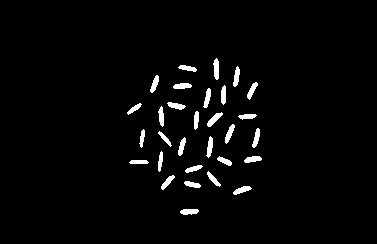
#> input picture computerVision/lab4/results/task1_closed.png, 377 x 244 px, given in place of coins.jpg, which was not available
$ python task3.py
#> lines starting #> are read from the running program, lines starting #| are printed output that depends on the picture; after the words box and inside, x2 and y2 are one past the last pixel; in counts of white or black regions, pixels touching at a corner belong together
### computerVision/lab4/core.py
import os

import cv2
import matplotlib.pyplot as plt


def prepare_environment(script_path):
    os.chdir(os.path.dirname(os.path.abspath(script_path)))
    os.makedirs("results", exist_ok=True)


def load_image(path, flags=cv2.IMREAD_COLOR):
#> called with path = 'images/coins.jpg', flags = 1
    image = cv2.imread(path, flags)
#> image is the input picture: shape (244, 377, 3); 2.7% white; 30 white regions, largest, box (x1, y1, x2, y2) and area: (213, 58, 219, 80) 100, (207, 112, 223, 127) 100, (225, 124, 235, 144) 94
    if image is None:
        raise FileNotFoundError(f"Не удалось прочитать {path}")
    return image


def otsu_threshold(image, inverse=False):
    mode = cv2.THRESH_BINARY_INV if inverse else cv2.THRESH_BINARY
    return cv2.threshold(image, 0, 255, mode + cv2.THRESH_OTSU)


def save_images(prefix, images):
    for name, image in images.items():
        cv2.imwrite(f"results/{prefix}_{name}.png", image)


def save_comparison(images, titles, path, layout, figsize, cmaps=None,
                    vmin=None, vmax=None):
    """Сохраняет сетку сравнения с отдельными палитрами и общим диапазоном."""
    plt.figure(figsize=figsize)
    for index, (image, title) in enumerate(zip(images, titles)):
        plt.subplot(*layout, index + 1)
        cmap = "gray" if cmaps is None else cmaps[index]
        plt.imshow(image, cmap=cmap, vmin=vmin, vmax=vmax)
        plt.title(title)
        plt.axis("off")
    plt.tight_layout()
    plt.savefig(path, dpi=150)


def finish_plots():
    if plt.get_backend().lower() != "agg":
        plt.show()
    plt.close("all")

### computerVision/lab4/task3.py
import cv2
import numpy as np

if __package__:
    from .core import (finish_plots, load_image, otsu_threshold,
                       prepare_environment, save_comparison, save_images)
else:
    from core import (finish_plots, load_image, otsu_threshold,
                      prepare_environment, save_comparison, save_images)


def main():
    prepare_environment(__file__)

    original = load_image("images/coins.jpg")

    gray = cv2.cvtColor(original, cv2.COLOR_BGR2GRAY)
    smoothed = cv2.GaussianBlur(gray, (3, 3), 0)
    _, binary = otsu_threshold(smoothed, inverse=True)
    kernel = cv2.getStructuringElement(cv2.MORPH_ELLIPSE, (3, 3))
    opened = cv2.morphologyEx(binary, cv2.MORPH_OPEN, kernel, iterations=2)

    # Положительный distanceTransform имеет максимумы в центрах монет.
    # У отрицательной карты эти же точки являются локальными минимумами.
    distance = cv2.distanceTransform(opened, cv2.DIST_L2, 5)
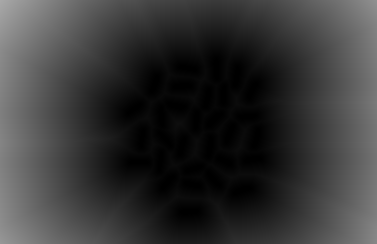
#> distance: shape (244, 377) float32; min 0, max 168.8, mean 55.4
    _, foreground = cv2.threshold(distance, 0.7 * distance.max(), 255, cv2.THRESH_BINARY)
#> foreground: shape (244, 377) float32; 8.1% white; 4 white regions (1 under 20 px), largest, box (x1, y1, x2, y2) and area: (0, 0, 65, 244) 5717, (343, 0, 377, 124) 1160, (358, 175, 377, 244) 613
    foreground = foreground.astype(np.uint8)

    # expanded — область возможного объекта, а ее дополнение — уверенный фон.
    expanded = cv2.dilate(opened, kernel, iterations=3)
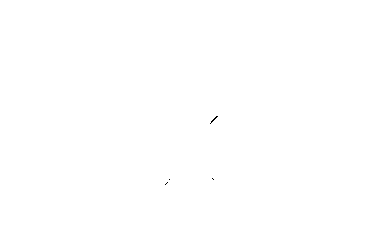
#> expanded: shape (244, 377); 100% white; black in thin lines or dots, all inside (x1, y1, x2, y2) = (165, 116, 218, 185)
    background = cv2.bitwise_not(expanded)
    unknown = cv2.subtract(expanded, foreground)

    marker_count, markers = cv2.connectedComponents(foreground)
#> markers: shape (244, 377) int32; 5 distinct labels, from 0 to 4
#> marker_count = 5
    markers = markers + 1  # Фон: 1; монеты: 2, 3, ...
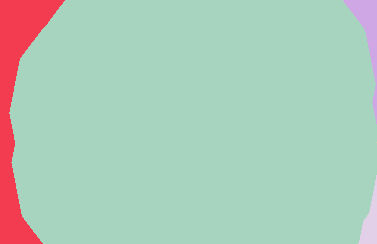
#> markers: shape (244, 377) int32; 5 distinct labels, from 1 to 5; one colour per label, 0 black
    markers[unknown > 0] = 0
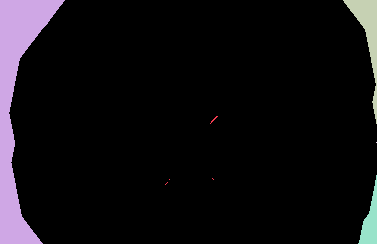
#> markers: shape (244, 377) int32; 6 distinct labels, from 0 to 5; one colour per label, 0 black
    initial_markers = markers.copy()
    cv2.watershed(cv2.cvtColor(smoothed, cv2.COLOR_GRAY2BGR), markers)

    object_labels = np.unique(markers[markers > 1])
#> object_labels = [2, 3, 5]
    print("Маркеров объектов:", marker_count - 1)
#| Маркеров объектов: 4
    print("Областей после водораздела:", len(object_labels))
#| Областей после водораздела: 3

    colors = np.random.default_rng(42).integers(50, 256, (marker_count + 1, 3),
                                               dtype=np.uint8)
#> colors = [[159, 80, 224], [67, 214, 251], [76, 209, 205], [255, 166, 184], [119, 122, 78], [67, 225, 138]]
    segmented = np.zeros_like(original)
    for label in object_labels:
        segmented[markers == label] = colors[label]
#> this loop made 3 passes
#> label on passes 1 to 3: 2, 3, 5
    segmented[markers == -1] = [255, 255, 255]
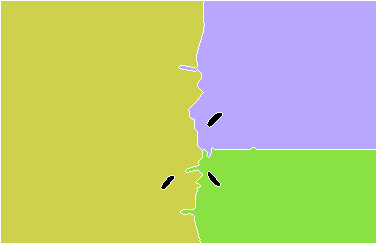
#> segmented: shape (244, 377, 3); mean of channels 0, 1, 2 128.6, 200.1, 187.5; drawn as B, G, R
    overlay = original.copy()
    overlay[markers == -1] = [0, 0, 255]
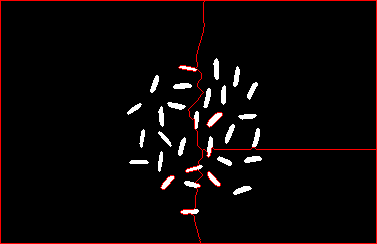
#> overlay: shape (244, 377, 3); 2.01% of pixels changed, all inside (x1, y1, x2, y2) = (0, 0, 377, 244)

    save_images("task3", {"binary": binary, "opened": opened, "foreground": foreground,
                          "background": background, "unknown": unknown,
                          "segmented": segmented, "overlay": overlay})
#> the loop in save_images, `for name, image in images.items():` made 7 passes
#> name on passes 1 to 7: 'binary', 'opened', 'foreground', 'background', 'unknown', 'segmented', 'overlay'
    np.save("results/task3_distance.npy", distance)
    np.save("results/task3_initial_markers.npy", initial_markers)
    np.save("results/task3_labels.npy", markers)

    images = [cv2.cvtColor(original, cv2.COLOR_BGR2RGB), opened, distance,
              foreground, initial_markers, cv2.cvtColor(segmented, cv2.COLOR_BGR2RGB),
              unknown, background, cv2.cvtColor(overlay, cv2.COLOR_BGR2RGB)]
    titles = ["Исходная фотография", "Маска после открытия", "Карта расстояний",
              "Уверенные центры монет", "Маркеры: 0 — неизвестно, 1 — фон",
              "Результат сегментации", "Неизвестная область", "Уверенный фон",
              "Границы водоразделов"]

    cmaps = ["nipy_spectral" if index == 4 else "gray" for index in range(len(images))]
#> cmaps = ['gray', 'gray', 'gray', 'gray', 'nipy_spectral', 'gray', 'gray', 'gray', 'gray']
    save_comparison(images, titles, "results/task3_comparison.png",
                    layout=(3, 3), figsize=(12, 13), cmaps=cmaps)
#> the loop in save_comparison, `for index, (image, title) in enumerate(zip(images, titles)):` made 9 passes
#> in save_comparison, `plt.savefig(path, dpi=150)`:
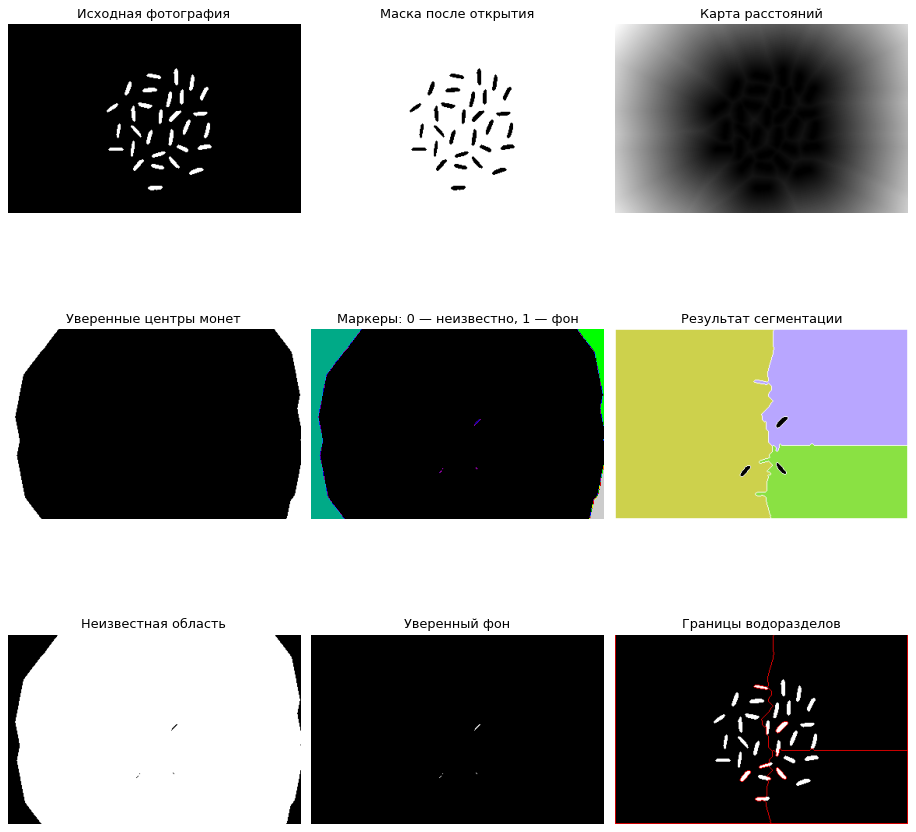
#> figure drawn by matplotlib, 9 panels

    finish_plots()


if __name__ == "__main__":
    main()

$ run again, on computerVision/lab4/results/task2_boundary.png
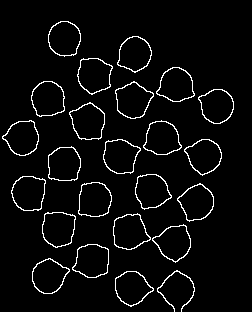
#> input picture computerVision/lab4/results/task2_boundary.png, 252 x 312 px, given in place of coins.jpg, which was not available
#> in load_image, image is the input picture: shape (312, 252, 3); 4.4% white in thin lines or dots, all inside (x1, y1, x2, y2) = (2, 21, 234, 312)
#> binary: shape (312, 252); 91% white; black in thin lines or dots, all inside (x1, y1, x2, y2) = (1, 20, 235, 312)
#> opened: shape (312, 252); 90.8% white; black in thin lines or dots, all inside (x1, y1, x2, y2) = (0, 20, 235, 312)
#> expanded: shape (312, 252); every value is 255
#> background: shape (312, 252); every value is 0
#> unknown: shape (312, 252); 98.8% white; 1 black region, box (x1, y1, x2, y2) and area: (199, 0, 252, 29) 905
#> marker_count = 2
#> object_labels = [2]
#| Маркеров объектов: 1
#| Областей после водораздела: 1
#> colors = [[159, 80, 224], [67, 214, 251], [76, 209, 205]]
#> the loop in main, `for label in object_labels:` made 1 pass
#> in main, `segmented[markers == -1] = [255, 255, 255]`:
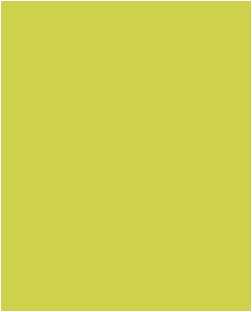
#> segmented: shape (312, 252, 3); mean of channels 0, 1, 2 78.6, 209.7, 205.7; drawn as B, G, R
#> in main, `overlay[markers == -1] = [0, 0, 255]`:
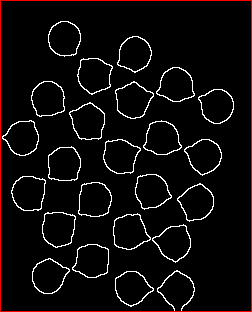
#> overlay: shape (312, 252, 3); 1.43% of pixels changed, all inside (x1, y1, x2, y2) = (0, 0, 252, 312)
#> the loop in save_images, `for name, image in images.items():` made 7 passes
#> name on passes 1 to 7: 'binary', 'opened', 'foreground', 'background', 'unknown', 'segmented', 'overlay'
#> cmaps = ['gray', 'gray', 'gray', 'gray', 'nipy_spectral', 'gray', 'gray', 'gray', 'gray']
#> the loop in save_comparison, `for index, (image, title) in enumerate(zip(images, titles)):` made 9 passes

$ run again, on computerVision/lab4/results/task2_eroded.png
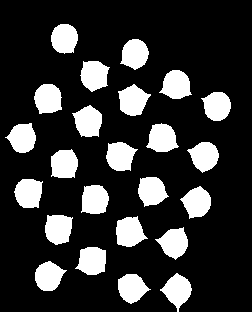
#> input picture computerVision/lab4/results/task2_eroded.png, 252 x 312 px, given in place of coins.jpg, which was not available
#> in load_image, image is the input picture: shape (312, 252, 3); 20.2% white; 24 white regions, largest, box (x1, y1, x2, y2) and area: (116, 216, 148, 247) 694, (118, 84, 151, 116) 690, (72, 105, 102, 137) 681
#> binary: shape (312, 252); 79.8% white; 24 black regions, largest, box (x1, y1, x2, y2) and area: (116, 217, 147, 247) 693, (118, 84, 151, 116) 690, (73, 105, 102, 137) 678
#> expanded: shape (312, 252); 87.1% white; 24 black regions, largest, box (x1, y1, x2, y2) and area: (122, 87, 147, 113) 441, (164, 276, 189, 305) 441, (119, 220, 143, 244) 437
#> unknown: shape (312, 252); 85.9% white; 25 black regions, largest, box (x1, y1, x2, y2) and area: (198, 0, 252, 30) 958, (122, 87, 147, 113) 441, (164, 276, 189, 305) 441
#> marker_count = 2
#> in main, `markers[unknown > 0] = 0`:
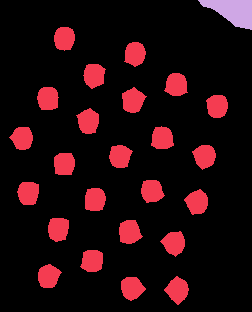
#> markers: shape (312, 252) int32; 3 distinct labels, from 0 to 2; one colour per label, 0 black
#> object_labels = [2]
#| Маркеров объектов: 1
#| Областей после водораздела: 1
#> colors = [[159, 80, 224], [67, 214, 251], [76, 209, 205]]
#> the loop in main, `for label in object_labels:` made 1 pass
#> in main, `overlay[markers == -1] = [0, 0, 255]`:
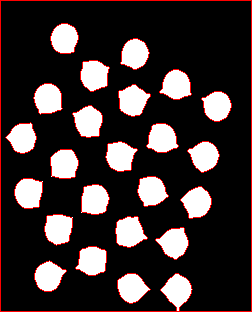
#> overlay: shape (312, 252, 3); 4.13% of pixels changed, all inside (x1, y1, x2, y2) = (0, 0, 252, 312)
#> the loop in save_images, `for name, image in images.items():` made 7 passes
#> name on passes 1 to 7: 'binary', 'opened', 'foreground', 'background', 'unknown', 'segmented', 'overlay'
#> cmaps = ['gray', 'gray', 'gray', 'gray', 'nipy_spectral', 'gray', 'gray', 'gray', 'gray']
#> the loop in save_comparison, `for index, (image, title) in enumerate(zip(images, titles)):` made 9 passes

$ run again, on computerVision/lab4/results/task2_separated.png
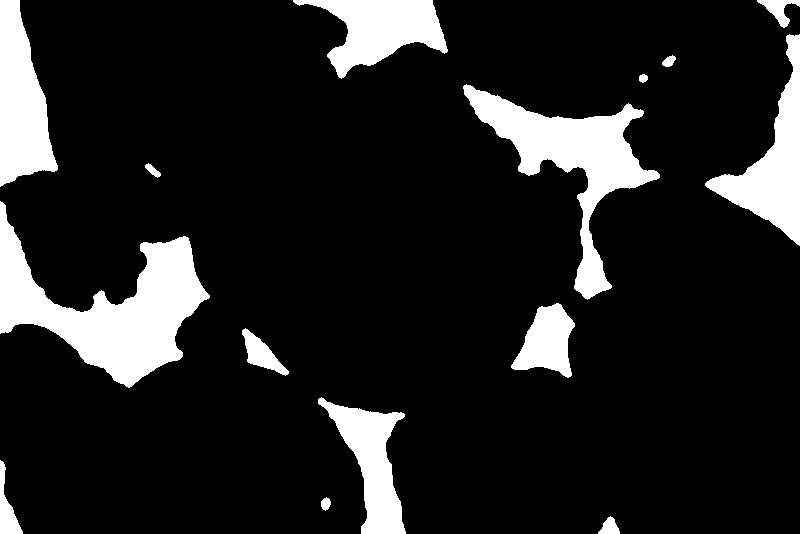
#> input picture computerVision/lab4/results/task2_separated.png, 800 x 534 px, given in place of coins.jpg, which was not available
#> in load_image, image is the input picture: shape (534, 800, 3); 13.4% white; 15 white regions, largest, box (x1, y1, x2, y2) and area: (0, 201, 210, 388) 15392, (463, 84, 660, 300) 11173, (0, 0, 58, 187) 6924
#> binary: shape (534, 800); 86.6% white; 15 black regions, largest, box (x1, y1, x2, y2) and area: (0, 201, 210, 388) 15394, (463, 84, 660, 300) 11175, (0, 0, 58, 187) 6926
#> expanded: shape (534, 800); 88.8% white; 15 black regions (1 under 20 px), largest, box (x1, y1, x2, y2) and area: (0, 204, 207, 385) 13543, (466, 87, 657, 297) 8948, (0, 0, 55, 184) 6247
#> unknown: shape (534, 800); 85.7% white; 18 black regions (1 under 20 px), largest, box (x1, y1, x2, y2) and area: (0, 204, 207, 385) 13543, (703, 365, 800, 534) 10649, (466, 87, 657, 297) 8948
#> marker_count = 4
#> object_labels = [2, 3, 4]
#| Маркеров объектов: 3
#| Областей после водораздела: 3
#> colors = [[159, 80, 224], [67, 214, 251], [76, 209, 205], [255, 166, 184], [119, 122, 78]]
#> the loop in main, `for label in object_labels:` made 3 passes
#> in main, `overlay[markers == -1] = [0, 0, 255]`:
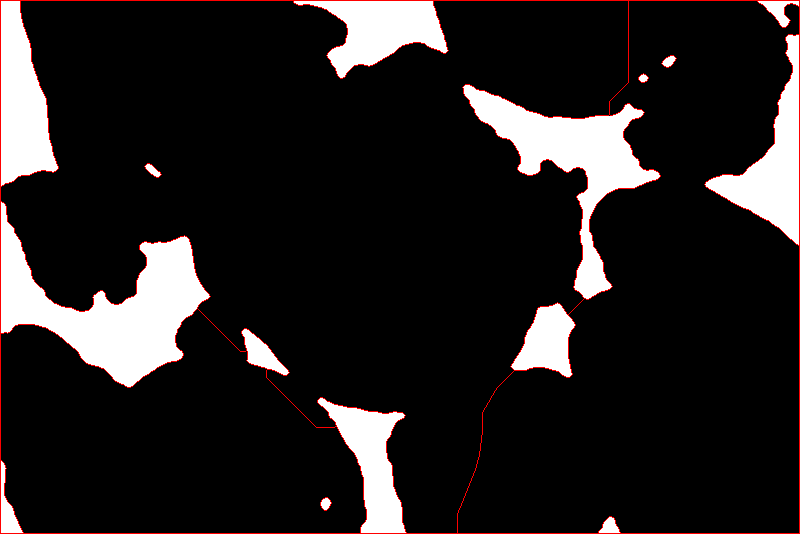
#> overlay: shape (534, 800, 3); 1.45% of pixels changed, all inside (x1, y1, x2, y2) = (0, 0, 800, 534)
#> the loop in save_images, `for name, image in images.items():` made 7 passes
#> name on passes 1 to 7: 'binary', 'opened', 'foreground', 'background', 'unknown', 'segmented', 'overlay'
#> cmaps = ['gray', 'gray', 'gray', 'gray', 'nipy_spectral', 'gray', 'gray', 'gray', 'gray']
#> the loop in save_comparison, `for index, (image, title) in enumerate(zip(images, titles)):` made 9 passes
